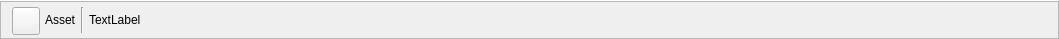
<?xml version="1.0" encoding="UTF-8"?>
<ui version="4.0">
 <class>Form</class>
 <widget class="QWidget" name="Form">
  <property name="geometry">
   <rect>
    <x>0</x>
    <y>0</y>
    <width>1059</width>
    <height>39</height>
   </rect>
  </property>
  <property name="windowTitle">
   <string>Form</string>
  </property>
  <layout class="QVBoxLayout" name="verticalLayout">
   <property name="spacing">
    <number>0</number>
   </property>
   <property name="leftMargin">
    <number>0</number>
   </property>
   <property name="topMargin">
    <number>0</number>
   </property>
   <property name="rightMargin">
    <number>0</number>
   </property>
   <property name="bottomMargin">
    <number>0</number>
   </property>
   <item>
    <widget class="Line" name="line_7">
     <property name="maximumSize">
      <size>
       <width>16777215</width>
       <height>1</height>
      </size>
     </property>
     <property name="orientation">
      <enum>Qt::Horizontal</enum>
     </property>
    </widget>
   </item>
   <item>
    <widget class="QFrame" name="list_export_widget_frame">
     <property name="maximumSize">
      <size>
       <width>16777215</width>
       <height>38</height>
      </size>
     </property>
     <property name="frameShape">
      <enum>QFrame::StyledPanel</enum>
     </property>
     <property name="frameShadow">
      <enum>QFrame::Raised</enum>
     </property>
     <layout class="QHBoxLayout" name="horizontalLayout">
      <property name="spacing">
       <number>5</number>
      </property>
      <property name="leftMargin">
       <number>11</number>
      </property>
      <property name="topMargin">
       <number>5</number>
      </property>
      <property name="rightMargin">
       <number>5</number>
      </property>
      <property name="bottomMargin">
       <number>5</number>
      </property>
      <item>
       <widget class="QPushButton" name="export_asset_widget_pushButton">
        <property name="minimumSize">
         <size>
          <width>28</width>
          <height>28</height>
         </size>
        </property>
        <property name="maximumSize">
         <size>
          <width>28</width>
          <height>28</height>
         </size>
        </property>
        <property name="text">
         <string/>
        </property>
        <property name="iconSize">
         <size>
          <width>16</width>
          <height>16</height>
         </size>
        </property>
       </widget>
      </item>
      <item>
       <widget class="QLabel" name="export_asset_widget_label">
        <property name="sizePolicy">
         <sizepolicy hsizetype="Fixed" vsizetype="Preferred">
          <horstretch>0</horstretch>
          <verstretch>0</verstretch>
         </sizepolicy>
        </property>
        <property name="text">
         <string>Asset</string>
        </property>
       </widget>
      </item>
      <item>
       <widget class="Line" name="line">
        <property name="orientation">
         <enum>Qt::Vertical</enum>
        </property>
       </widget>
      </item>
      <item>
       <widget class="QLabel" name="export_asset_widget_number_label">
        <property name="text">
         <string>TextLabel</string>
        </property>
       </widget>
      </item>
     </layout>
    </widget>
   </item>
  </layout>
 </widget>
 <resources/>
 <connections/>
</ui>
